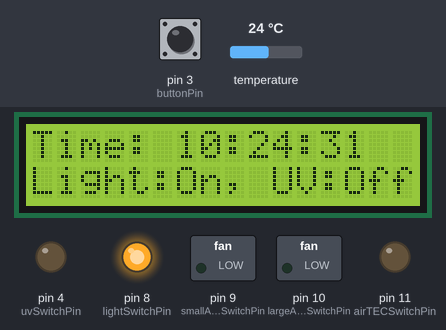
The sketch below on a simulated Arduino Uno, built with avr-gcc and run on an emulated ATmega328P. Parts: 16×2 character LCD, switched loads named in the sketch (green lamp = pin HIGH), output pins drawn as LEDs (lit = HIGH). The test bench sets the inputs (shaded band); at power-on: pin 3 (buttonPin) LOW, temperature 24 °C. The local clock reads 2024-03-15 10:24:30 at power-on unless the sketch sets it; what the sketch prints to the serial monitor is not drawn.

Above: at 1.3 s.
1.4 s: pin 3 (buttonPin) pulled HIGH for 0.15 s
At 3.2 s:
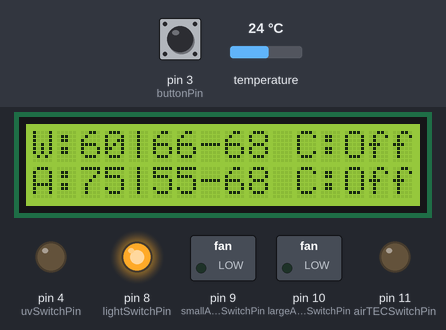
3.8 s: pin 3 (buttonPin) pulled HIGH for 1 s
At 6.0 s:
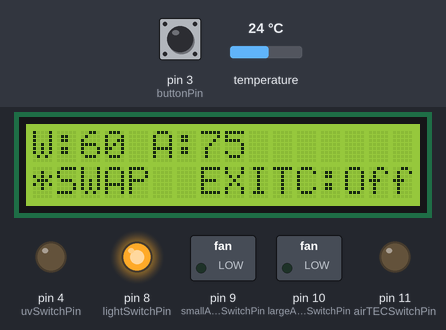
7.0 s: pin 3 (buttonPin) pulled HIGH for 0.15 s
10.1 s: temperature set to 12 °C
At 13.0 s:
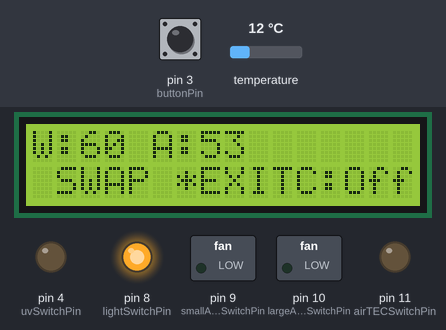
13.1 s: temperature set to 19 °C
16.1 s: temperature set to 28 °C
At 31.5 s:
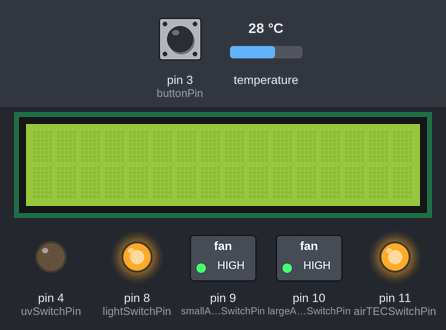
Timing chart, 0 to 32.2 s (numbered marks = the images above; inputs shaded):
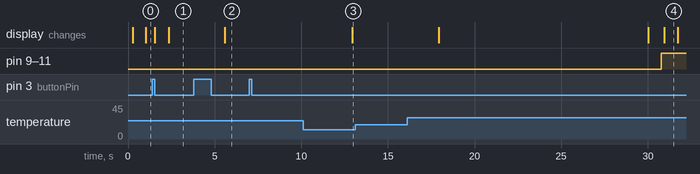

The sketch:

TEC_Controller.ino
```cpp
#include <RTClib.h>
#include <OneWire.h>
#include <DallasTemperature.h>
#include <LiquidCrystal_I2C.h>
#include <EEPROM.h>

String padString(String s, int strLen = 16, bool back = true, String fillChar = " ");

const uint8_t smallAirFanSwitchPin = 9;
const uint8_t largeAirFanSwitchPin = 10;
const uint8_t airTECSwitchPin = 11;
const uint8_t lightSwitchPin = 8;
//const uint8_t waterTECSwitchPin = 7;
const uint8_t uvSwitchPin = 4;
const uint8_t tempSenseDataPin = 2;
const int buttonPin = 3;

uint8_t waterTempHigh = 68;
uint8_t waterTempTarget = 55;
uint8_t airTempTarget = 69;
uint8_t airTempHigh = 71;

uint8_t airTemp = 0;
uint8_t waterTemp = 0;

bool airCoolingActive = false;
bool waterCoolingActive = false;
bool airTECActive = false;
bool airFansActive = false;
bool waterLEDHigh = false;
bool waterTECActive = false;
bool uvActive = false;
bool lightActive = false;
bool isWaterChangeDay = false;
bool buttonActive = false;
int buttonState = 0;
unsigned long buttonPressTimer = 0;
unsigned long loopTimer = 0;
unsigned long updateDisplayTimer = 0;
unsigned long runScheduleTimer = 0;
unsigned long timeoutTimer = 0;
unsigned long blinkTimer = 0;
uint8_t menuPosition = 0;
uint8_t blinkState = 0;

OneWire tempSenseDataWire{tempSenseDataPin};
DallasTemperature sensors{&tempSenseDataWire};
RTC_DS3231 clock;
LiquidCrystal_I2C lcd(0x27, 16, 2); // set the LCD address to 0x27 for a 16 chars and 2 line display

enum DisplayModes {timeDisplay, tempDisplay, scheduleDisplay};
enum ButtonPressType {noPress, shortPress, longPress, programPress};
ButtonPressType buttonPress = noPress;
DisplayModes displayMode = timeDisplay;
DisplayModes lastDisplay = scheduleDisplay;
bool onMainMenu = true;

char daysOfTheWeek[7][12] = {"Sunday", "Monday", "Tuesday", "Wednesday", "Thursday", "Friday", "Saturday"};
uint8_t airProbe = 0;
uint8_t waterProbe = 1;
enum ScheduleIdxNames {On1Hour, On1Min, Off1Hour, Off1Min, On2Hour, On2Min, Off2Hour, Off2Min, UVOnHour, UVOnMin, UVOffHour, UVOffMin, DayAirHi, DayAirTg, NiteAirHi, NiteAirTg, DayH2OHi, DayH2OTg, NiteH2OHi, NiteH2OTg};
int schedule[13][20] = {{4, 0, 20, 0, 2, 30, 2, 30, 7, 0, 7, 0, 68, 55, 66, 55, 68, 66, 70, 68}, //Week 1, Veg 1, Seed/Clone, 16-8
                      {4, 0, 16, 0, 21, 30, 22, 30, 7, 0, 7, 0, 68, 55, 66, 55, 68, 66, 70, 68}, //Week 2, Veg 2, Early Grow, 12-5.5-1-5.5
                      {4, 0, 16, 0, 21, 30, 22, 30, 7, 0, 7, 0, 68, 55, 66, 55, 68, 66, 70, 68}, //Week 3, Veg 3, Early Grow, 12-5.5-1-5.5
                      {4, 0, 16, 0, 21, 30, 22, 30, 7, 0, 7, 0, 68, 55, 66, 55, 68, 66, 70, 68}, //Week 4, Veg 4, Late Grow, 12-5.5-1-5.5
                      {4, 0, 16, 0, 21, 30, 21, 30, 7, 0, 7, 0, 68, 55, 66, 55, 68, 66, 70, 68}, //Week 5, Bloom 1, Early Bloom, 12-12
                      {4, 0, 16, 0, 21, 30, 21, 30, 7, 0, 7, 0, 68, 55, 66, 55, 68, 66, 70, 68}, //Week 6, Bloom 2, Early Bloom, 12-12
                      {4, 0, 15, 0, 21, 30, 21, 30, 7, 0, 7, 10, 68, 55, 66, 55, 68, 66, 70, 68}, //Week 7, Bloom 3, Mid Bloom, 11-13
                      {4, 0, 15, 0, 21, 30, 21, 30, 7, 0, 7, 20, 68, 55, 66, 55, 68, 66, 70, 68}, //Week 8, Bloom 4, Mid Bloom, 11-13
                      {4, 0, 15, 0, 21, 30, 21, 30, 7, 0, 7, 40, 68, 55, 66, 55, 68, 66, 70, 68}, //Week 9, Bloom 5, Mid Bloom, 11-13
                      //{9, 0, 20, 0, 2, 30, 2, 30, 7, 0, 7, 40, 68, 55, 66, 55, 68, 66, 70, 68}, //Extra week, Extra Bloom, Mid Bloom, 11-13
                      {4, 0, 14, 0, 21, 30, 21, 30, 7, 0, 8, 0, 68, 55, 66, 55, 70, 68, 68, 66}, //Week 10, Bloom 6, Late Bloom, 10-14, Low Nite temps when UV is high
                      {4, 0, 14, 0, 21, 30, 21, 30, 7, 0, 8, 0, 68, 55, 66, 55, 70, 68, 68, 66}, //Week 11, Bloom 7, Late Bloom, 10-14, Low Nite temps when UV is high
                      {4, 0, 13, 0, 21, 30, 21, 30, 7, 0, 7, 10, 68, 55, 66, 55, 70, 68, 68, 66}, //Week 12, Bloom 8, Ripen, 9-15, Low Nite temps @ late growth for colors
                      {4, 0, 12, 0, 21, 30, 21, 30, 7, 0, 7, 5, 68, 55, 66, 55, 68, 66, 68, 66}}; //Week 13, Bloom 9, Flush, 8-16

DateTime startDay = DateTime(2021, 4, 25, schedule[0][On1Hour], schedule[0][On1Min], 0);
DateTime endDay = startDay + TimeSpan(7*13, 0, 0, 0);
DateTime scheduleRunTime = startDay - TimeSpan(100, 0, 0, 0);
uint8_t scheduleWeek = 0;

void setup() {
  lcd.init();  //initialize the lcd
  lcd.backlight();  //open the backlight

  sensors.begin(); //Init DallasTemperature library
  pinMode(uvSwitchPin, OUTPUT);
  //pinMode(waterTECSwitchPin, OUTPUT);
  pinMode(lightSwitchPin, OUTPUT);
  pinMode(buttonPin, INPUT);

  if (Serial)
    Serial.begin(9600);

  if (!clock.begin())
  {
    Serial.println("Couldn't find RTC");
    while(1)
      delay(100000); //Can't continue without RTC
  }
  //clock.adjust(DateTime(2021, 5, 31, 13, 37, 5));
  readStartDay();
  runSchedule(clock.now());
}

void loop() {
  //Calculate time passed on timers-----------------------
  DateTime now = clock.now();
  unsigned long nowMillis = millis();
  unsigned long updateDisplayTimeElapsed = abs(nowMillis-updateDisplayTimer);
  unsigned long loopTimeElapsed = abs(nowMillis-loopTimer);
  unsigned long runScheduleTimeElapsed = abs(nowMillis-loopTimer);
  unsigned long buttonPressTimeElapsed = abs(nowMillis-buttonPressTimer);
  unsigned long timeoutTimeElapsed = abs(nowMillis-timeoutTimer);
  unsigned long blinkTimeElapsed = abs(nowMillis-blinkTimer);
  bool menuSwitch = false;

  //Look for button presses-----------------------------
  buttonState = digitalRead(buttonPin);
  if (buttonState == HIGH and not buttonActive)
  {
    buttonPressTimer = nowMillis;
    buttonActive = true;
  }
  else if (buttonState == LOW and buttonActive)
  {
    buttonActive = false;
    buttonPress = (buttonPressTimeElapsed >= 600 ? longPress : shortPress);
  }

  //Handle button presses-------------------------------
  if (buttonPress == shortPress)
  {
    if (onMainMenu)
    {
      lcd.clear();
      displayMode = (displayMode < lastDisplay ? DisplayModes(int(displayMode)+1) : timeDisplay);
    }
  }
  else if (buttonPress == longPress)
  {
    if (onMainMenu)
    {
      onMainMenu = false;
      buttonPress = programPress;
      menuSwitch = true;
    }
  }

  //Timeout display and go back to time display-----------------
  if (onMainMenu and displayMode != timeDisplay and not buttonActive and (buttonPress == noPress or buttonPress == programPress) and timeoutTimeElapsed >= 60000)
    displayMode = timeDisplay;
  else if (displayMode != timeDisplay and (buttonActive or (buttonPress != noPress and buttonPress != programPress)))
    timeoutTimer = nowMillis;

  //Update displays--------------------------------------
  if (displayMode == timeDisplay and (updateDisplayTimeElapsed >= 250 or buttonPress != noPress))
  {
    updateDisplayTimer = nowMillis;
    lcd.setCursor(0,0);
    String hourStr = String(now.hour()), minuteStr = String(now.minute()), secondStr = String(now.second());
    if (hourStr.length() == 1) {hourStr = "0" + hourStr;}
    if (minuteStr.length() == 1) {minuteStr = "0" + minuteStr;}
    if (secondStr.length() == 1) {secondStr = "0" + secondStr;}
    String timeStr = "Time: " + hourStr + ":" + minuteStr + ":" + secondStr;

    lcd.print(padString(timeStr));

    lcd.setCursor(0,1);
    if (isWaterChangeDay and not uvActive and lightActive)
      lcd.print(padString("Change h2o now!"));
    else if (lightActive and not uvActive)
      lcd.print(padString("Light:On, UV:Off"));
    else if (not lightActive and not uvActive)
      lcd.print(padString("PLANTS SLEEPING!"));
    else if (lightActive and uvActive)
      lcd.print(padString("UV ON, DONT LOOK"));
    else
      lcd.print(padString("ERR: UV AT NIGHT"));
  }
  else if (displayMode == tempDisplay and (updateDisplayTimeElapsed >= 5000 or buttonPress != noPress))
  {
    updateDisplayTimer = nowMillis;

    sensors.requestTemperatures();
    airTemp = sensors.getTempFByIndex(airProbe);
    waterTemp = sensors.getTempFByIndex(waterProbe);
    String Tw = String(waterTemp), Ta = String(airTemp);
    String Twr = "|"+String(waterTempTarget)+"-"+String(waterTempHigh);
    String Tar = "|"+String(airTempTarget)+"-"+String(airTempHigh);
    String wc = (waterCoolingActive ? "On" : "Off");
    String ac = (airCoolingActive ? "On" : "Off");
    if (onMainMenu)
    {
      lcd.setCursor(0,0);
      lcd.print(padString("W:" + Tw + Twr + " C:" + wc));
      lcd.setCursor(0,1);
      lcd.print(padString("A:" + Ta + Tar + " C:" + ac));
    }
    else
    {
      lcd.setCursor(0,0);
      lcd.print(padString("W:"+Tw+" A:"+Ta));
      lcd.setCursor(0,1);
      if (menuPosition == 0)
        lcd.print("*");
      else
        lcd.print(" ");
      lcd.print("SWAP ");
      if (menuPosition == 1)
        lcd.print("*");
      else
        lcd.print(" ");
      lcd.print("EXIT");

      if (buttonPress == shortPress)
      {
        if (menuPosition == 1)
          menuPosition = 0;
        else
          menuPosition++;
        buttonPress = programPress;
      }
      else if (buttonPress == longPress)
      {
        switch (menuPosition)
        {
          case 0: {int temp = airProbe; airProbe = waterProbe; waterProbe = temp; onMainMenu = true; menuPosition = 0; break;}
          case 1: {onMainMenu = true; menuPosition = 0; break;}
        }
        buttonPress = programPress;
      }
    }
  }
  else if (displayMode == scheduleDisplay and ((not onMainMenu and blinkTimeElapsed >= 375) or updateDisplayTimeElapsed >= 60000 or buttonPress != noPress))
  {
    if (buttonPress != noPress)
    {
      updateDisplayTimer = nowMillis;
      uint32_t nowUnix = now.unixtime();
      uint32_t startUnix = startDay.unixtime();
      double secDiff = (nowUnix > startUnix ? nowUnix - startUnix : 0);
      uint32_t week = ((secDiff / 604800L) < 13 ? secDiff / 604800L : 12);
      scheduleWeek = week;
    }

    lcd.setCursor(0,0);
    String line1 = "Wk";
    line1 += String(scheduleWeek+1);
    line1 += " ";
    line1 += "St:";
    if (not onMainMenu)
    {
      line1 += (blinkState == 0 and menuPosition == 0 ? "    " : String(startDay.year()));
      line1 += (blinkState == 0 and menuPosition == 1 ? "  " : padString(String(startDay.month()), 2, false, "0"));
      line1 += (blinkState == 0 and menuPosition == 2 ? "  " : padString(String(startDay.day()), 2, false, "0"));
      blinkState = (blinkState == 0 ? 1 : 0);
      blinkTimer = nowMillis;
      if (menuSwitch)
        startDay = DateTime(2021, 1, 1, startDay.hour(), startDay.minute(), startDay.second());
      if (buttonPress == shortPress)
      {
        if (menuPosition == 0)
          startDay = DateTime(startDay.year() < 2030 ? startDay.year()+1 : 2021, startDay.month(), startDay.day(), startDay.hour(), startDay.minute(), startDay.second());
        else if (menuPosition == 1)
          startDay = DateTime(startDay.year(), startDay.month() <= 12 ? startDay.month()+1 : 1, startDay.day(), startDay.hour(), startDay.minute(), startDay.second());
        else if (menuPosition == 2)
        {
          int sdmonth = startDay.month();
          startDay = startDay + TimeSpan(1,0,0,0);
          if (startDay.month() != sdmonth)
            startDay = DateTime(startDay.year(), sdmonth, 1, startDay.hour(), startDay.minute(), startDay.second());
        }
      }
      else if (buttonPress == longPress)
      {
        if (menuPosition < 2)
          menuPosition++;
        else
        {
          onMainMenu = true;
          menuPosition = 0;
          writeStartDay();
        }
      }
      if (buttonPress != programPress and buttonPress != noPress)
      {
        buttonPress = programPress;
        blinkState = 1;
      }
    }
    else
    {
      line1 += String(startDay.year());
      line1 += padString(String(startDay.month()), 2, false, "0");
      line1 += padString(String(startDay.day()), 2, false, "0");
    }

    lcd.setCursor(0,0);
    lcd.print(padString(line1));

    if (buttonPress != noPress)
    {
      float onHr1 = schedule[scheduleWeek][On1Hour] + (schedule[scheduleWeek][On1Min]/60.0);
      float offHr1 = schedule[scheduleWeek][Off1Hour] + (schedule[scheduleWeek][Off1Min]/60.0);
      float onHr2 = schedule[scheduleWeek][On2Hour] + (schedule[scheduleWeek][Off2Min]/60.0);
      float offHr2 = schedule[scheduleWeek][Off2Hour] + (schedule[scheduleWeek][Off2Min]/60.0);
      uint8_t uvOn = (schedule[scheduleWeek][UVOnHour]*60) + schedule[scheduleWeek][UVOnMin];
      uint8_t uvOff = (schedule[scheduleWeek][UVOffHour]*60) + schedule[scheduleWeek][UVOffMin];
      uint8_t uvMin = uvOff-uvOn;
      float lightCycle[4] = {offHr1-onHr1, onHr2-offHr1, offHr2-onHr2, (24-offHr2)+onHr1};
      if (lightCycle[2] == 0) lightCycle[1] += lightCycle[3];
      lcd.setCursor(0,1);
      String line2 = String(int(lightCycle[0]))+"-";
      line2 += (float(int(lightCycle[1])) == lightCycle[1] ? String(int(lightCycle[1])) : String(lightCycle[1]).substring(0,3));
      if (lightCycle[2] != 0) line2 += "-";
      if (lightCycle[2] != 0) line2 += (float(int(lightCycle[2])) == lightCycle[2] ? String(int(lightCycle[2])) : String(lightCycle[2]).substring(0,3))+"-";
      if (lightCycle[2] != 0) line2 += (float(int(lightCycle[3])) == lightCycle[3] ? String(int(lightCycle[3])) : String(lightCycle[3]).substring(0,3));
      line2 += " " + String(uvMin) + "m";
      lcd.print(padString(line2));
    }
  }

  //Execute the rest only every 30 seconds------------------------
  if (loopTimeElapsed < 30000 or buttonActive or buttonPress != noPress)
  {
    buttonPress = noPress;
    return;
  }
  else
  {
    loopTimer = nowMillis;
    lcd.setCursor(0,1);
    lcd.print(padString("Exec Loop"));
    buttonPress = programPress;
  }

  //Run schedule every 5 minutes (300,000 seconds)----------------
  if (runScheduleTimeElapsed >= 300000)
  {
    runScheduleTimer = nowMillis;
    runSchedule(now);
  }

  sensors.requestTemperatures();
  airTemp = sensors.getTempFByIndex(airProbe);
  waterTemp = sensors.getTempFByIndex(waterProbe);

  /*Blink builtin LED if water temp is above 68 deg F. Turn on water TEC and fan.
  if (!waterCoolingActive and waterTemp >= waterTempHigh)
  {
    switchWaterTEC(true);
    waterCoolingActive = true;
  }
  else if (waterCoolingActive and waterTemp <= waterTempTarget)
  {
    digitalWrite(LED_BUILTIN, LOW);
    switchWaterTEC(false);
    waterCoolingActive = false;
  }
  */

  //Check air temp and activate cooling, if necessary
  if (airCoolingActive and airTemp <= airTempTarget)
  {
    switchAirTEC(false);
    switchAirFans(false);
    airCoolingActive = false;
  }
  else if (!airCoolingActive and airTemp >= airTempHigh)
  {
    switchAirFans(true);
    switchAirTEC(true);
    airCoolingActive = true;
  }

  //Serial output, if available
  if (Serial)
    printTemps(airTemp, waterTemp, now);

  lcd.clear();
}

void writeStartDay()
{
  short sdNums[6] = {startDay.year(),startDay.month(),startDay.day(),startDay.hour(),startDay.minute(),startDay.second()};
  for (int i = 0; i < 6; ++i)
    EEPROM.put(i*sizeof(short), sdNums[i]);
}

void readStartDay()
{
  short sdNums[6];
  for (short i = 0; i < 6; ++i)
    EEPROM.get(i*sizeof(short), sdNums[i]);
  startDay = DateTime(sdNums[0],sdNums[1],sdNums[2],sdNums[3],sdNums[4],sdNums[5]);
}

String padString(String s, int strLen, bool back, String fillChar)
{
  String newStr = String(s);
  int len = s.length();
  if (len < strLen)
    for (int x = strLen-len; x > 0; x--)
      newStr = (back ? newStr+fillChar : fillChar+newStr);
  return newStr;
}

//Turn tent air cooling fans on/off
void switchAirFans(bool on)
{
  if (!airFansActive and on)
  {
    analogWrite(smallAirFanSwitchPin, 255);
    analogWrite(largeAirFanSwitchPin, 255);
    airFansActive = true;
  }
  else if (airFansActive and !on)
  {
    analogWrite(smallAirFanSwitchPin, 0);
    analogWrite(largeAirFanSwitchPin, 0);
    airFansActive = false;
  }
}

//Turn tent air cooling TEC on/off
void switchAirTEC(bool on)
{
  if (!airTECActive and on)
  {
    analogWrite(airTECSwitchPin, 255);
    airTECActive = true;
  }
  else if (airTECActive and !on)
  {
    analogWrite(airTECSwitchPin, 0);
    airTECActive = false;
  }
}

/*Turn hydroponic nutrient water reservoir cooling TEC on/off.
void switchWaterTEC(bool on)
{
  if (!waterTECActive and on)
  {
    digitalWrite(waterTECSwitchPin, HIGH);
    waterTECActive = true;
  }
  else if (waterTECActive and !on)
  {
    digitalWrite(waterTECSwitchPin, LOW);
    waterTECActive = false;
  }
}
*/

//Print temperature data to serial output
void printTemps(int airTemp, int waterTemp, DateTime now)
{
  uint32_t nowUnix = now.unixtime();
  uint32_t startUnix = startDay.unixtime();
  double secDiff = (nowUnix > startUnix ? nowUnix - startUnix : 0);
  uint32_t week = ((secDiff / 604800L) < 13 ? secDiff / 604800L : 12);
  scheduleWeek = week;

  Serial.println("");
  Serial.println("--------------------------");
  Serial.print("Light: ");
  Serial.println(lightActive);
  Serial.print("UV: ");
  Serial.println(uvActive);
  Serial.print("Air Temp: ");
  Serial.print(airTemp);
  Serial.println(" degrees F");
  Serial.print("Water Temp: ");
  Serial.print(waterTemp);
  Serial.println(" degrees F");
  Serial.print("Air cooling on: ");
  Serial.println(airCoolingActive);
  Serial.print("Water cooling on: ");
  Serial.println(waterCoolingActive);

  Serial.print("Week ");
  Serial.println(week+1);
  Serial.print("High air temp: ");
  Serial.println(airTempHigh);
  Serial.print("Target air temp: ");
  Serial.println(airTempTarget);
  //Serial.print("High water temp: ");
  //Serial.println(waterTempHigh);
  //Serial.print("Target water temp: ");
  //Serial.println(waterTempTarget);

  Serial.print(now.year(), DEC);
  Serial.print('/');
  Serial.print(now.month(), DEC);
  Serial.print('/');
  Serial.print(now.day(), DEC);
  Serial.print(" (");
  Serial.print(daysOfTheWeek[now.dayOfTheWeek()]);
  Serial.print(") ");
  Serial.print(now.hour(), DEC);
  Serial.print(':');
  Serial.print(now.minute(), DEC);
  Serial.print(':');
  Serial.print(now.second(), DEC);
  Serial.println();

   /*
    Serial.print(" since midnight 1/1/1970 = ");
    Serial.print(now.unixtime());
    Serial.print("s = ");
    Serial.print(now.unixtime() / 86400L);
    Serial.println("d");

    // calculate a date which is 7 days, 12 hours, 30 minutes, 6 seconds into the future
    DateTime future (now + TimeSpan(7,12,30,6));

    Serial.print(" now + 7d + 12h + 30m + 6s: ");
    Serial.print(future.year(), DEC);
    Serial.print('/');
    Serial.print(future.month(), DEC);
    Serial.print('/');
    */
}

//Check time/date, set lighting schedule and temperature based on schedule
void runSchedule(DateTime now)
{
  for (int i = 0; i < 13; i++)
  {
    DateTime schedDay = startDay + TimeSpan(7*i,0,0,0);
    if (now.year() == schedDay.year() and now.month() == schedDay.month() and now.day() == schedDay.day() and now.hour() >= 7)
      isWaterChangeDay = true;
  }

  lcd.setCursor(0,1);
  lcd.print(padString("Exec Schedule"));
  uint32_t startUnix = startDay.unixtime();
  uint32_t endUnix = endDay.unixtime();
  uint32_t nowUnix = now.unixtime();

  double secDiff = (nowUnix > startUnix ? nowUnix - startUnix : 0);
  uint32_t week = (secDiff / 604800L < 13 ? secDiff / 604800L : 12);
  scheduleWeek = week;

  //Light hours from schedule
  DateTime tomorrow(now + TimeSpan(1, 0, 0, 0));
  uint32_t on1 = DateTime(now.year(), now.month(), now.day(), schedule[week][On1Hour], schedule[week][On1Min], 0).unixtime();
  uint32_t off1 = DateTime(now.year(), now.month(), now.day(), schedule[week][Off1Hour], schedule[week][Off1Min], 0).unixtime();
  uint32_t on2 = DateTime(now.year(), now.month(), now.day(), schedule[week][On2Hour], schedule[week][On2Min], 0).unixtime();
  uint32_t off2 = DateTime(now.year(), now.month(), now.day(), schedule[week][Off2Hour], schedule[week][Off2Min], 0).unixtime();
  uint32_t on3 = DateTime(tomorrow.year(), tomorrow.month(), tomorrow.day(), schedule[week][On1Hour], schedule[week][On1Min], 0).unixtime();
  uint32_t uvOn = DateTime(now.year(), now.month(), now.day(), schedule[week][UVOnHour], schedule[week][UVOnMin], 0).unixtime();
  uint32_t uvOff = DateTime(now.year(), now.month(), now.day(), schedule[week][UVOffHour], schedule[week][UVOffMin], 0).unixtime();

  //Temps from schedule
  if (nowUnix >= off1 and nowUnix < on3)
  {
    //-------Night-----------
    airTempHigh = schedule[week][NiteAirHi];
    airTempTarget = schedule[week][NiteAirTg];
    waterTempHigh = schedule[week][NiteH2OHi];
    waterTempTarget = schedule[week][NiteH2OTg];
    if (lightActive and (nowUnix < on2 or nowUnix >= off2))
      switchLight(false);
    else if (!lightActive and nowUnix >= on2 and nowUnix < off2)
      switchLight(true);
  }
  else if (nowUnix >= on1 and nowUnix < off1)
  {
    //-------Day-------------
    if (nowUnix >= on1 and nowUnix < off1)
    {
      airTempHigh = schedule[week][DayAirHi];
      airTempTarget = schedule[week][DayAirTg];
      waterTempHigh = schedule[week][DayH2OHi];
      waterTempTarget = schedule[week][DayH2OTg];
      if (!lightActive)
        switchLight(true);
    }
    //--------UV-----------(only happens during day)
    if (nowUnix >= uvOn and nowUnix < uvOff)
      switchUV(true);
    else if (nowUnix < uvOn or nowUnix >= uvOff)
      switchUV(false);
  }
}

void switchUV(bool on)
{
  if (!uvActive and on)
  {
    digitalWrite(uvSwitchPin, HIGH);
    uvActive = true;
  }
  else if (uvActive and !on)
  {
    digitalWrite(uvSwitchPin, LOW);
    uvActive = false;
  }
}

void switchLight(bool on)
{
  if (!lightActive and on)
  {
    digitalWrite(lightSwitchPin, HIGH);
    lightActive = true;
  }
  else if (lightActive and !on)
  {
    digitalWrite(lightSwitchPin, LOW);
    lightActive = false;
  }
}
```

Measured:
- after the input at 1.4 s, the display: first changes after 0.16 s (image 1 shows a later state)
- after the input at 3.8 s, the display: changes after 1.8 s (image 2)
- after the input at 7.0 s, every drawn part: stays the same
- after the input at 10.1 s, the display: changes after 2.8 s (image 3)
- after the input at 13.1 s, every drawn part: stays the same
- after the input at 16.1 s, pin 9 (smallAirFanSwitchPin), pin 10 (largeAirFanSwitchPin), pin 11 (airTECSwitchPin): LOW → HIGH after 14.7 s
- what the display in image 4 shows lasts 0.8 s, from 30.9 s to 31.7 s
